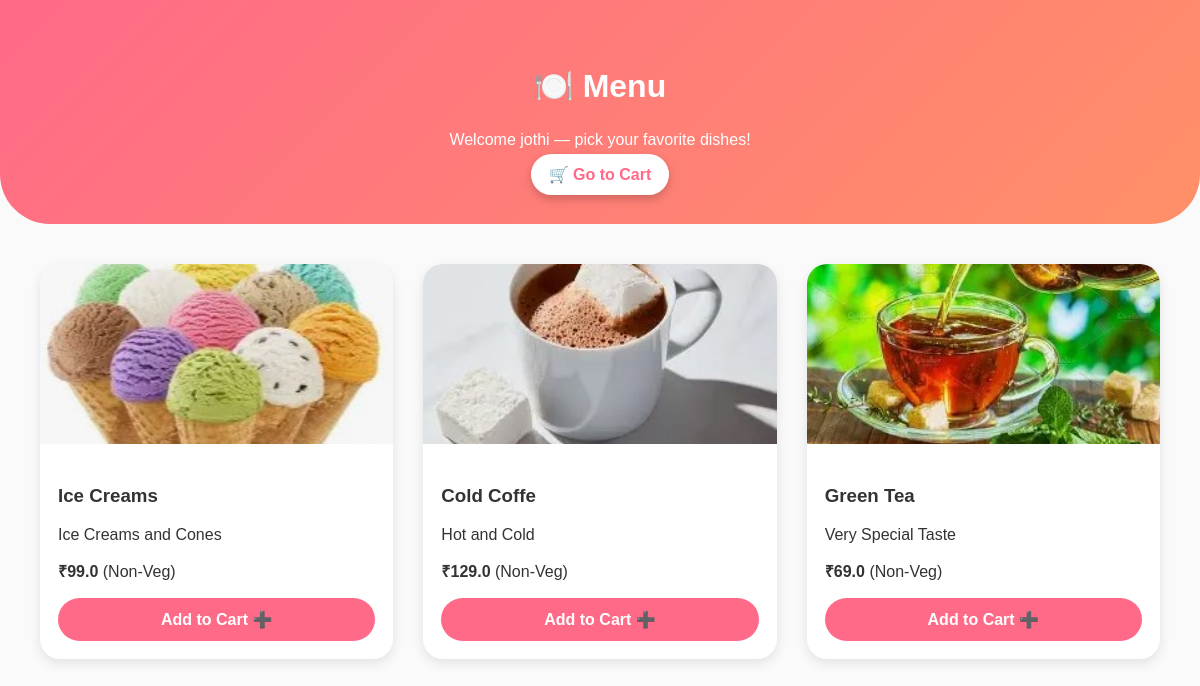
The app's page /view_menu/4/jothi/ with its own data.
### delivery/models.py (models this page shows, shortened)
class Item(models.Model):
    restaurant = models.ForeignKey(Restaurant, on_delete=models.CASCADE, related_name="items")
    name = models.CharField(max_length=50)
    description = models.CharField(max_length=300)
    price = models.FloatField()
    vegeterian = models.BooleanField(default=False)
    image = models.ImageField(upload_to="item_images/", blank=True, null=True)

### delivery/views.py (the view)
# urls.py: path('view_menu/<int:restaurant_id>/<str:username>/', views.view_menu, name='view_menu'),
def view_menu(request, restaurant_id, username):
    restaurant = Restaurant.objects.get(id=restaurant_id)
    items = Item.objects.filter(restaurant=restaurant)
    return render(request, 'delivery/customer_menu.html', {
        "username": username,
        "restaurant": restaurant,
        "itemList": items
    })

### delivery/templates/delivery/customer_menu.html (shortened to what this page needs)
<!DOCTYPE html>
<html lang="en">
{% load static %}
<head>
    <link rel="stylesheet" href="{% static 'css/style.css' %}">
</head>
<body>
    <div class="menu-header">
        <h2>🍽️ Menu</h2>
        <p>Welcome {{ username }} — pick your favorite dishes!</p>
        <a class="cart-button" href="{% url 'show_cart' username %}">🛒 Go to Cart</a>
    </div>
    <div class="menu-grid">
        {% for item in itemList %}
        <div class="menu-card">
            {% if item.image %}
            <img src="{{ item.image.url }}" alt="{{ item.name }}">
                    {% else %}
            <img src="{% static 'images/default_item.jpg' %}" alt="default">
                    {% endif %}
            <div class="menu-info">
                <h3>{{ item.name }}</h3>
                <p>{{ item.description }}</p>
                <p>
                    <strong>₹{{ item.price }}</strong>
                    {% if item.veg %} (Veg) {% else %} (Non-Veg) {% endif %}
                </p>
                <a href="{% url 'add_to_cart' item.id username %}" class="add-btn">Add to Cart ➕</a>
            </div>
        </div>
        {% endfor %}
    </div>
</body>
</html>

### delivery/static/css/style.css (style rules this page uses)
* { box-sizing: border-box; transition: all 0.3s ease-in-out; }
body { margin: 0; padding: 0; font-family: 'Poppins', sans-serif; background-color: #fafafa; color: #333; overflow-x: hidden; }
html { scroll-behavior: smooth; }

### delivery/templates/delivery/customer_menu.html (style rules this page uses)
.menu-header { background: linear-gradient(135deg, #FF6A88, #FF9068); padding: 40px 20px; text-align: center; color: white; border-bottom-left-radius: 50px; border-bottom-right-radius: 50px; }
.menu-header h2 { font-size: 32px; font-weight: bold; }
.cart-button { margin-top: 15px; padding: 12px 18px; background: white; color: #FF6A88; font-weight: 700; border-radius: 30px; text-decoration: none; box-shadow: 0px 4px 10px rgba(0,0,0,0.2); }
.menu-grid { display: grid; grid-template-columns: repeat(auto-fit, minmax(280px, 1fr)); gap: 30px; padding: 40px; }
.menu-card { background: #ffffff; border-radius: 20px; box-shadow: 0px 4px 12px rgba(0,0,0,0.1); overflow: hidden; transition: 0.3s; }
.menu-card img { width: 100%; height: 180px; object-fit: cover; }
.menu-info { padding: 18px; }
.add-btn { background: #FF6A88; color: white; padding: 12px; border-radius: 30px; text-align: center; display: block; text-decoration: none; font-weight: bold; margin-top: 10px; }

### records on screen
Item: image (picture), name "Ice Creams", description "Ice Creams and Cones", price "99.0"
Item: image (picture), name "Cold Coffe", description "Hot and Cold", price "129.0"
Item: image (picture), name "Green Tea", description "Very Special Taste", price "69.0"

### other values on screen
{{ username }} "jothi"
